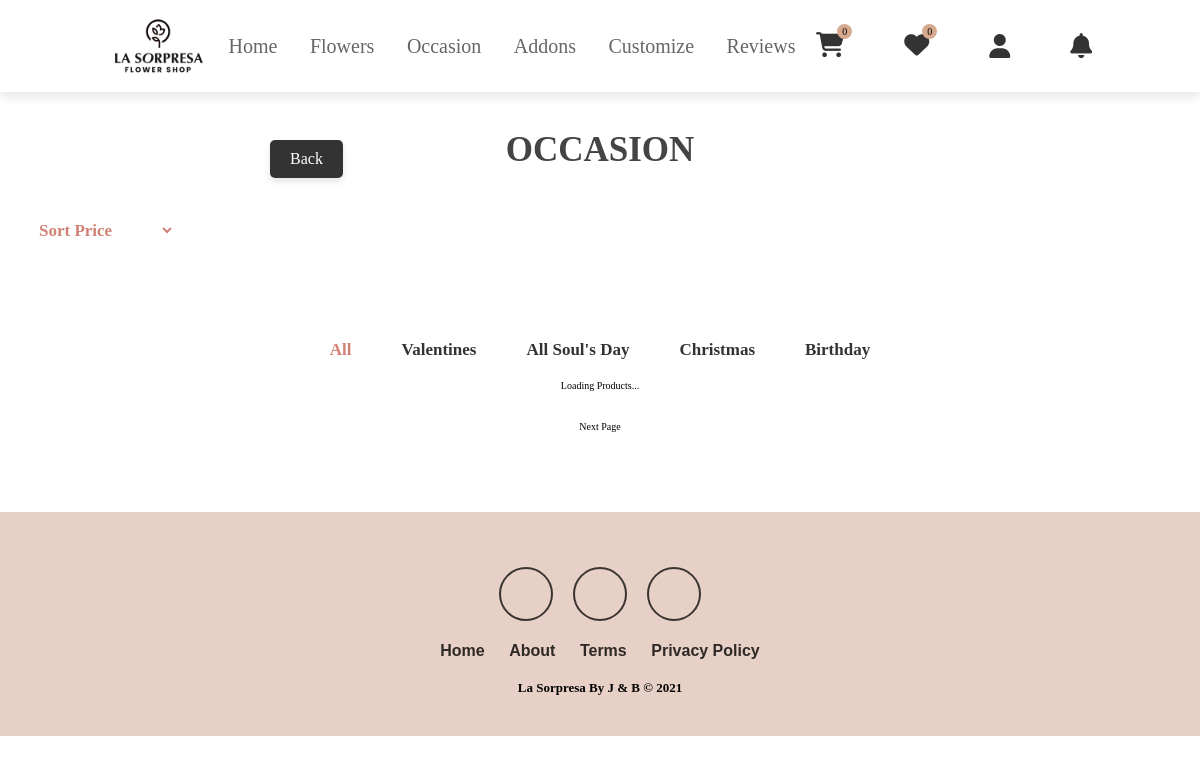
Screenshot of /users/occasion.php with the database file from the repository.
### tables this page shows
CREATE TABLE `end_category` (
  `ecat_id` int(11) NOT NULL,
  `ecat_name` varchar(255) NOT NULL,
  `mcat_id` int(11) NOT NULL
);

### users/occasion.php (the view, shortened to what this page needs)
<?php
include("../admin/inc/config.php");
?>
<?php include('navuser.php'); ?>
<link rel="stylesheet" href="../css/navhead.css">
<section>
   <div class="container">
      <h3 class="title"> Occasion </h3>
      <?php
$statement = $pdo->prepare("
    SELECT *
    FROM end_category t1
    JOIN mid_category t2
    ON t1.mcat_id = t2.mcat_id
    WHERE t1.mcat_id = 20 /* Only get categories for the mid-category with ID 19 */
    ORDER BY t1.ecat_id ASC
");
$statement->execute();
$result = $statement->fetchAll(PDO::FETCH_ASSOC);
?>
<?php include('back.php'); ?>
<div class="filter-condition">
    <select name="" id="select">
        <option value="Default">Sort Price</option>
    </select>
</div>
<ul class="indicator">
    <li data-filter="all" class="active">
        <a href="#" onclick="filterProducts('all')">All</a>
    </li>
    <?php
    if (!empty($result) && is_array($result)) {
        foreach ($result as $row) {
            echo '<li data-filter="' . htmlspecialchars($row['ecat_id']) . '">
                    <a href="#" onclick="filterProducts(' . htmlspecialchars($row['ecat_id']) . ')">' . htmlspecialchars($row['ecat_name']) . '</a>
                  </li>';
        }
    } else {
        echo '<li>No categories available.</li>';
    }
    ?>
</ul>
<div class="products-container" id="productContainer">
</div>
   <ul class="listPage">
        <li>Next Page</li>
   </ul>
</section>
<?php include('footers.php'); ?>
<?php include('../loading.php'); ?>

### css/footer.css (style rules this page uses)
:root { --pink: #e84393; --main: #d0bcb3; --font: #d18276; --button: #d6a98f; --footer: #e7d0c5 ; }

### css/main.css (style rules this page uses)
:root { --pink: #e84393; --main: #d0bcb3; --font: #d18276; --button: #d6a98f; }
* { margin: 0; padding: 0; font-family: "NudMotoya Maru W55 W5"; outline: none; border: none; text-decoration: none; text-transform: capitalize; transition: .2s linear; }
html { font-size: 62.5%; scroll-behavior: smooth; scroll-padding-top: 6rem; overflow-x: hidden; }
section { padding: 2rem 9%; }
.container { display: flex; padding: 20px; }

### css/navhead.css (style rules this page uses)
:root { --pink: #e84393; --pink: #e84393; --main: #d0bcb3; --font: #d18276; --button: #d6a98f; }
* { margin: 0; padding: 0; font-family: "NudMotoya Maru W55 W5"; outline: none; border: none; text-decoration: none; text-transform: capitalize; transition: .2s linear; }
html { font-size: 62.5%; scroll-behavior: smooth; scroll-padding-top: 6rem; overflow-x: hidden; }
.container { max-width: 100%; margin: 0 auto; padding: 3rem 2rem; display: flex; flex-direction: column; align-items: center; }
.container .title { font-size: 3.5rem; color: #444; margin-bottom: 1rem; text-transform: uppercase; text-align: center; padding-top: 8rem; white-space: nowrap; text-overflow: ellipsis; }
.container .products-container { display: grid; grid-template-columns: repeat(auto-fit, minmax(250px, 1fr)); gap: 1rem; justify-items: center; align-items: center; width: 100%; max-width: 1200px; }
.indicator { list-style: none; display: flex; justify-content: center; padding: 0; margin: 0 10px 20px; border-radius: 5px; }
.indicator li { margin: 0 10px; }
.indicator li a { text-decoration: none; padding: 10px 15px; color: #333; font-size: 1.7rem; font-weight: bold; border-radius: 3px; transition: color 0.3s; }
.indicator li.active a { color: var(--font); }
.indicator li { color: #6c757d; font-family: "NudMotoya Maru W55 W5"; }
.filter-condition { padding: 20px; height: 100px; font-size: 1.7rem; font-weight: bold; margin-left: -100rem; margin-top: 20px; border-top-left-radius: 10px; border-bottom-left-radius: 10px; }
.filter-condition select { width: 150px; padding: 0 0 0 10px; font-size: 1.7rem; border: none; outline: none; font-weight: bold; color: var(--font); background: transparent; cursor: pointer; border-top-left-radius: 5px; border-bottom-left-radius: 5px; }
.listPage { padding:10px; text-align: center; list-style: none; }
.listPage li { background-color: #ffffffBD; padding:20px; display: inline-block; margin:0 10px; cursor: pointer; }

### rows the page displays
end_category: ecat_name "Valentines"
end_category: ecat_name "All Soul's Day"
end_category: ecat_name "Christmas"
end_category: ecat_name "Birthday"

### other values shown
$count "0"
